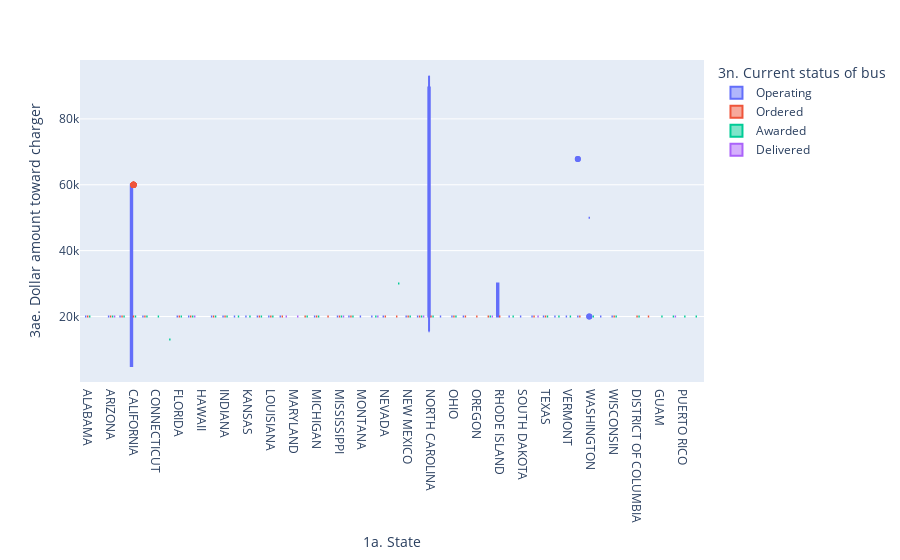

Notebook code cell kept with this figure:
### Code cell
fig = px.box(bus_df,x="1a. State", y="3ae. Dollar amount toward charger",
            color="3n. Current status of bus", 
            )
fig.update_traces(quartilemethod="exclusive",) 
fig.show()

### Figure 1 — Plotly figure (JSON) as saved in the notebook; plotly's stock layout.template omitted (floating-point values rounded to 4 significant figures; data arrays with more than 128 entries replaced by an {"elided": "..."} marker saying what was removed)
{"data": [{"alignmentgroup": "True", "hovertemplate": "3n. Current status of bus=Operating<br>1a. State=%{x}<br>3ae. Dollar amount toward charger=%{y}<extra></extra>", "legendgroup": "Operating", "marker": {"color": "#636efa"}, "name": "Operating", "notched": false, "offsetgroup": "Operating", "orientation": "v", "quartilemethod": "exclusive", "showlegend": true, "type": "box", "x": {"elided": "3294 str values"}, "x0": " ", "xaxis": "x", "y": {"elided": "3294 float values"}, "y0": " ", "yaxis": "y"}, {"alignmentgroup": "True", "hovertemplate": "3n. Current status of bus=Ordered<br>1a. State=%{x}<br>3ae. Dollar amount toward charger=%{y}<extra></extra>", "legendgroup": "Ordered", "marker": {"color": "#EF553B"}, "name": "Ordered", "notched": false, "offsetgroup": "Ordered", "orientation": "v", "quartilemethod": "exclusive", "showlegend": true, "type": "box", "x": {"elided": "2137 str values"}, "x0": " ", "xaxis": "x", "y": {"elided": "2137 float values"}, "y0": " ", "yaxis": "y"}, {"alignmentgroup": "True", "hovertemplate": "3n. Current status of bus=Awarded<br>1a. State=%{x}<br>3ae. Dollar amount toward charger=%{y}<extra></extra>", "legendgroup": "Awarded", "marker": {"color": "#00cc96"}, "name": "Awarded", "notched": false, "offsetgroup": "Awarded", "orientation": "v", "quartilemethod": "exclusive", "showlegend": true, "type": "box", "x": {"elided": "6592 str values"}, "x0": " ", "xaxis": "x", "y": {"elided": "6592 float values"}, "y0": " ", "yaxis": "y"}, {"alignmentgroup": "True", "hovertemplate": "3n. Current status of bus=Delivered<br>1a. State=%{x}<br>3ae. Dollar amount toward charger=%{y}<extra></extra>", "legendgroup": "Delivered", "marker": {"color": "#ab63fa"}, "name": "Delivered", "notched": false, "offsetgroup": "Delivered", "orientation": "v", "quartilemethod": "exclusive", "showlegend": true, "type": "box", "x": {"elided": "151 str values"}, "x0": " ", "xaxis": "x", "y": {"elided": "151 float values"}, "y0": " ", "yaxis": "y"}], "layout": {"boxmode": "group", "legend": {"title": {"text": "3n. Current status of bus"}, "tracegroupgap": 0}, "margin": {"t": 60}, "xaxis": {"anchor": "y", "domain": [0, 1], "title": {"text": "1a. State"}}, "yaxis": {"anchor": "x", "domain": [0, 1], "title": {"text": "3ae. Dollar amount toward charger"}}}}
